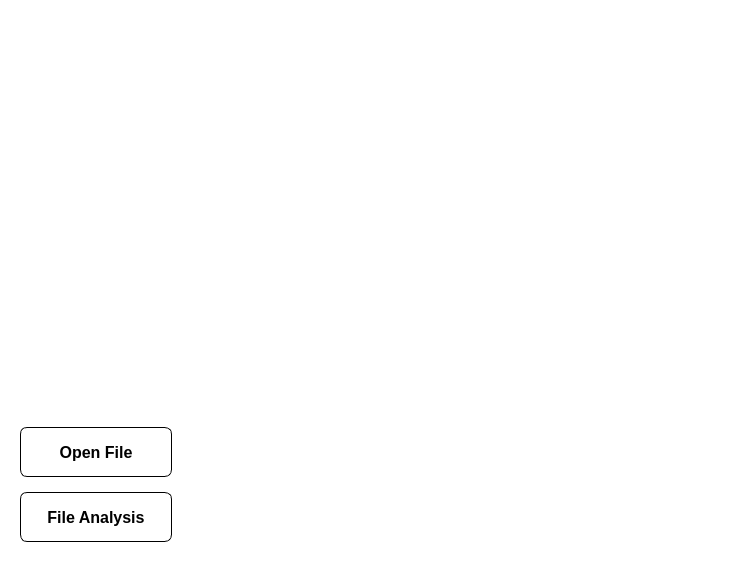
<?xml version="1.0" encoding="UTF-8"?>
<ui version="4.0">
 <class>frmMain</class>
 <widget class="QWidget" name="frmMain">
  <property name="geometry">
   <rect>
    <x>0</x>
    <y>0</y>
    <width>747</width>
    <height>562</height>
   </rect>
  </property>
  <property name="windowTitle">
   <string>Form</string>
  </property>
  <property name="windowIcon">
   <iconset resource="spectrum.qrc">
    <normaloff>:/images/icon.png</normaloff>:/images/icon.png</iconset>
  </property>
  <property name="styleSheet">
   <string notr="true">QWidget#frmMain{
	
	background-color: rgb(255, 255, 255);
}</string>
  </property>
  <layout class="QHBoxLayout" name="horizontalLayout">
   <item>
    <widget class="QWidget" name="widget" native="true">
     <property name="minimumSize">
      <size>
       <width>0</width>
       <height>50</height>
      </size>
     </property>
     <property name="maximumSize">
      <size>
       <width>170</width>
       <height>16777215</height>
      </size>
     </property>
     <layout class="QVBoxLayout" name="verticalLayout">
      <property name="spacing">
       <number>15</number>
      </property>
      <item>
       <spacer name="verticalSpacer">
        <property name="orientation">
         <enum>Qt::Vertical</enum>
        </property>
        <property name="sizeHint" stdset="0">
         <size>
          <width>20</width>
          <height>40</height>
         </size>
        </property>
       </spacer>
      </item>
      <item>
       <widget class="QPushButton" name="btn_OpenFile">
        <property name="minimumSize">
         <size>
          <width>0</width>
          <height>50</height>
         </size>
        </property>
        <property name="font">
         <font>
          <pointsize>12</pointsize>
          <weight>75</weight>
          <bold>true</bold>
         </font>
        </property>
        <property name="cursor">
         <cursorShape>PointingHandCursor</cursorShape>
        </property>
        <property name="styleSheet">
         <string notr="true">background-color: rgb(255, 255, 255);
border:1px solid black;
border-radius: 7px;
</string>
        </property>
        <property name="text">
         <string>Open File</string>
        </property>
       </widget>
      </item>
      <item>
       <widget class="QPushButton" name="btn_Analysis">
        <property name="minimumSize">
         <size>
          <width>0</width>
          <height>50</height>
         </size>
        </property>
        <property name="font">
         <font>
          <pointsize>12</pointsize>
          <weight>75</weight>
          <bold>true</bold>
         </font>
        </property>
        <property name="cursor">
         <cursorShape>PointingHandCursor</cursorShape>
        </property>
        <property name="styleSheet">
         <string notr="true">background-color: rgb(255, 255, 255);
border:1px solid black;
border-radius: 7px;
</string>
        </property>
        <property name="text">
         <string>File Analysis</string>
        </property>
       </widget>
      </item>
     </layout>
    </widget>
   </item>
   <item>
    <widget class="QWidget" name="widget_2" native="true">
     <layout class="QVBoxLayout" name="verticalLayout_2">
      <item>
       <widget class="QLabel" name="lbl_FilePath">
        <property name="maximumSize">
         <size>
          <width>16777215</width>
          <height>40</height>
         </size>
        </property>
        <property name="font">
         <font>
          <pointsize>11</pointsize>
         </font>
        </property>
        <property name="text">
         <string/>
        </property>
        <property name="alignment">
         <set>Qt::AlignCenter</set>
        </property>
       </widget>
      </item>
      <item>
       <widget class="QWidget" name="widget_3" native="true">
        <property name="maximumSize">
         <size>
          <width>16777215</width>
          <height>90</height>
         </size>
        </property>
        <layout class="QVBoxLayout" name="verticalLayout_3">
         <property name="leftMargin">
          <number>0</number>
         </property>
         <property name="rightMargin">
          <number>0</number>
         </property>
         <item>
          <widget class="ProgressBar" name="w_ProgressBar" native="true">
           <property name="maximumSize">
            <size>
             <width>16777215</width>
             <height>80</height>
            </size>
           </property>
          </widget>
         </item>
        </layout>
       </widget>
      </item>
      <item>
       <widget class="QWidget" name="widget_4" native="true">
        <layout class="QHBoxLayout" name="horizontalLayout_2">
         <property name="leftMargin">
          <number>0</number>
         </property>
         <property name="topMargin">
          <number>0</number>
         </property>
         <property name="rightMargin">
          <number>0</number>
         </property>
         <property name="bottomMargin">
          <number>0</number>
         </property>
         <item>
          <widget class="Spectrograph" name="w_Spectrograph" native="true"/>
         </item>
         <item>
          <widget class="LevelMeter" name="w_LevelMeter" native="true">
           <property name="maximumSize">
            <size>
             <width>60</width>
             <height>16777215</height>
            </size>
           </property>
          </widget>
         </item>
        </layout>
       </widget>
      </item>
     </layout>
    </widget>
   </item>
  </layout>
 </widget>
 <customwidgets>
  <customwidget>
   <class>ProgressBar</class>
   <extends>QWidget</extends>
   <header location="global">progressbar.h</header>
   <container>1</container>
  </customwidget>
  <customwidget>
   <class>Spectrograph</class>
   <extends>QWidget</extends>
   <header>spectrograph.h</header>
   <container>1</container>
  </customwidget>
  <customwidget>
   <class>LevelMeter</class>
   <extends>QWidget</extends>
   <header>levelmeter.h</header>
   <container>1</container>
  </customwidget>
 </customwidgets>
 <resources>
  <include location="spectrum.qrc"/>
 </resources>
 <connections/>
</ui>
